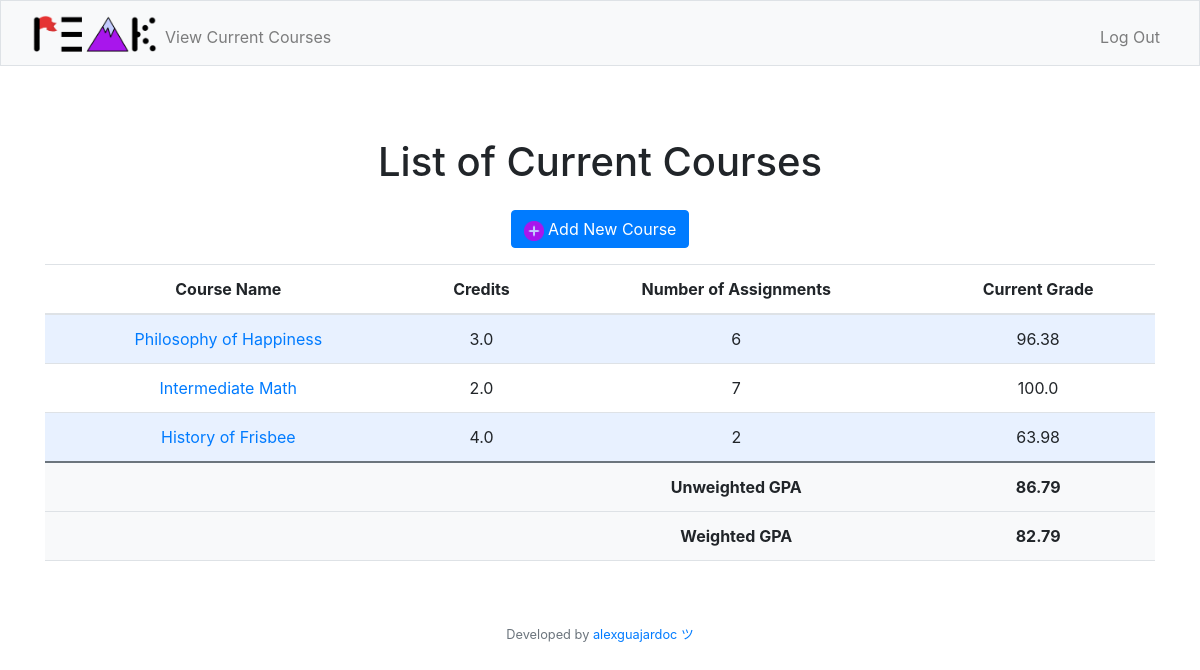
The page /current (signed in) on the database its author committed.
### tables this page shows
CREATE TABLE courses (course_id INTEGER PRIMARY KEY AUTOINCREMENT NOT NULL, course_name TEXT NOT NULL, credits REAL NOT NULL, grade REAL NOT NULL, assignmentcount INTEGER NOT NULL, user_id INTEGER, period_id INTEGER, FOREIGN KEY (user_id) REFERENCES users(user_id), FOREIGN KEY (period_id) REFERENCES periods(period_id));

### app.py (the view)
@app.route("/current")
@login_required
def current():
    courses = crsr.execute("SELECT course_name, credits, assignmentcount, grade FROM courses WHERE user_id = ?", (session["user_id"],)).fetchall()
    unweighted_gpa = crsr.execute("SELECT SUM(grade) / COUNT(grade) FROM courses WHERE user_id = ?", (session["user_id"],)).fetchall()
    weighted_gpa = crsr.execute("SELECT SUM(grade * credits) / SUM(credits) FROM courses WHERE user_id = ?", (session["user_id"],)).fetchall()
    return render_template("current.html", courses=courses, unweighted_gpa=unweighted_gpa[0][0], weighted_gpa=weighted_gpa[0][0])

### helpers.py (called while the page is built)
def login_required(f):
    @wraps(f)
    def decorated_function(*args, **kwargs):
        if session.get("user_id") is None:
            return redirect("/login")
        return f(*args, **kwargs)
    return decorated_function

### templates/current.html (shortened to what this page needs)
{% extends "layout.html" %}
{% block main %}
    <div class="container">
        <h1 class="my-4">List of Current Courses</h1>
        <div class="mb-3">
            <a href="/newcourse" class="btn btn-primary">
                <img src="/static/plusbutton.png" width="20px" height="20px"></img>
                Add New Course
            </a>
        </div>
        {% if courses != [] %}
        <table class="table">
            <thead>
                <tr>
                    <th scope="col">Course Name</th>
                    <th scope="col">Credits</th>
                    <th scope="col">Number of Assignments</th>
                    <th scope="col">Current Grade</th>
                </tr>
            </thead>
            <tbody>
                {% for course in courses %}
                <tr>
                    <td> <a href="/assignments?course={{ course[0] }}">{{ course[0] }}</a></td>
                    <td>{{ course[1] }}</td>
                    <td>{{ course[2] }}</td>
                    <td>{{ course[3] | round(2) }}</td>
                </tr>
                {% endfor %}
                <tr style="background-color: #f8f9fa; font-weight: bold; border-top: 2px solid #6c757d;">
                    <td> </td>
                    <td> </td>
                    <td>Unweighted GPA</td>
                    <td>{{ unweighted_gpa | round(2) }}</td>
                </tr>
                <tr style="background-color: #f8f9fa; font-weight: bold;">
                    <td> </td>
                    <td> </td>
                    <td>Weighted GPA</td>
                    <td>{{ weighted_gpa | round(2) }}</td>
                </tr>
            </tbody>
        </table>
        {% endif %}
    </div>
{% endblock %}

### static/styles.css (style rules this page uses)
table th, table td { padding: 0.75rem; vertical-align: middle; }
tbody tr:nth-of-type(odd) { background-color: rgb(179, 208, 255, 0.3) }
h1 { font-size: 60px; }

### rows shown on the page
courses: course_name "Philosophy of Happiness", credits "3.0", assignmentcount "6", grade "96.38"
courses: course_name "Intermediate Math", credits "2.0", assignmentcount "7", grade "100.0"
courses: course_name "History of Frisbee", credits "4.0", assignmentcount "2", grade "63.98"

### other values the page prints
{{ unweighted_gpa | round(2) }} "86.79"
{{ weighted_gpa | round(2) }} "82.79"
